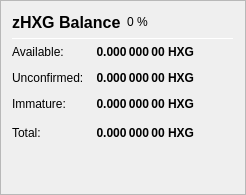
                   <widget class="QFrame" name="frame_ZerocoinBalances">
                    <property name="frameShape">
                     <enum>QFrame::StyledPanel</enum>
                    </property>
                    <property name="frameShadow">
                     <enum>QFrame::Raised</enum>
                    </property>
                    <layout class="QVBoxLayout" name="verticalLayout_7">
                     <item>
                      <layout class="QHBoxLayout" name="horizontalLayout_8" stretch="0,0,0">
                       <item>
                        <widget class="QLabel" name="label_5z_3">
                         <property name="minimumSize">
                          <size>
                           <width>0</width>
                           <height>20</height>
                          </size>
                         </property>
                         <property name="font">
                          <font>
                           <pointsize>12</pointsize>
                           <weight>75</weight>
                           <bold>true</bold>
                          </font>
                         </property>
                         <property name="text">
                          <string>zHXG Balance</string>
                         </property>
                        </widget>
                       </item>
                       <item>
                        <widget class="QLabel" name="labelzHXGPercent">
                         <property name="text">
                          <string notr="true">0 %</string>
                         </property>
                        </widget>
                       </item>
                       <item>
                        <spacer name="horizontalSpacer_11">
                         <property name="orientation">
                          <enum>Qt::Horizontal</enum>
                         </property>
                         <property name="sizeHint" stdset="0">
                          <size>
                           <width>40</width>
                           <height>20</height>
                          </size>
                         </property>
                        </spacer>
                       </item>
                      </layout>
                     </item>
                     <item>
                      <widget class="Line" name="line_ZerocoinBalance">
                       <property name="minimumSize">
                        <size>
                         <width>0</width>
                         <height>1</height>
                        </size>
                       </property>
                       <property name="maximumSize">
                        <size>
                         <width>16777215</width>
                         <height>1</height>
                        </size>
                       </property>
                       <property name="orientation">
                        <enum>Qt::Horizontal</enum>
                       </property>
                      </widget>
                     </item>
                     <item>
                      <layout class="QGridLayout" name="gridLayout_5">
                       <property name="spacing">
                        <number>12</number>
                       </property>
                       <item row="1" column="0">
                        <widget class="QLabel" name="labelzBalanceMatureText">
                         <property name="toolTip">
                          <string>Mature: more than 20 confirmation and more than 1 mint of the same denomination after it was minted.
These zHXG are spendable.</string>
                         </property>
                         <property name="text">
                          <string>Available:</string>
                         </property>
                        </widget>
                       </item>
                       <item row="1" column="1">
                        <widget class="QLabel" name="labelzBalanceMature">
                         <property name="font">
                          <font>
                           <weight>75</weight>
                           <bold>true</bold>
                          </font>
                         </property>
                         <property name="toolTip">
                          <string>Mature: more than 20 confirmation and more than 1 mint of the same denomination after it was minted.
These zHXG are spendable.</string>
                         </property>
                         <property name="text">
                          <string notr="true">0.000 000 00 HXG</string>
                         </property>
                         <property name="alignment">
                          <set>Qt::AlignRight|Qt::AlignTrailing|Qt::AlignVCenter</set>
                         </property>
                        </widget>
                       </item>
                       <item row="2" column="0">
                        <widget class="QLabel" name="labelzBalanceUnconfirmedText">
                         <property name="toolTip">
                          <string>Unconfirmed: less than 20 confirmations
Immature: confirmed, but less than 1 mint of the same denomination after it was minted</string>
                         </property>
                         <property name="text">
                          <string>Unconfirmed:</string>
                         </property>
                        </widget>
                       </item>
                       <item row="2" column="1">
                        <widget class="QLabel" name="labelzBalanceUnconfirmed">
                         <property name="font">
                          <font>
                           <weight>75</weight>
                           <bold>true</bold>
                          </font>
                         </property>
                         <property name="toolTip">
                          <string>Unconfirmed: less than 20 confirmations
Immature: confirmed, but less than 1 mint of the same denomination after it was minted</string>
                         </property>
                         <property name="text">
                          <string notr="true">0.000 000 00 HXG</string>
                         </property>
                         <property name="alignment">
                          <set>Qt::AlignRight|Qt::AlignTrailing|Qt::AlignVCenter</set>
                         </property>
                        </widget>
                       </item>
                       <item row="3" column="0">
                        <widget class="QLabel" name="labelzBalanceImmatureText">
                         <property name="toolTip">
                          <string>Unconfirmed: less than 20 confirmations
Immature: confirmed, but less than 1 mint of the same denomination after it was minted</string>
                         </property>
                         <property name="text">
                          <string>Immature:</string>
                         </property>
                        </widget>
                       </item>
                       <item row="3" column="1">
                        <widget class="QLabel" name="labelzBalanceImmature">
                         <property name="font">
                          <font>
                           <weight>75</weight>
                           <bold>true</bold>
                          </font>
                         </property>
                         <property name="toolTip">
                          <string>Unconfirmed: less than 20 confirmations
Immature: confirmed, but less than 1 mint of the same denomination after it was minted</string>
                         </property>
                         <property name="text">
                          <string notr="true">0.000 000 00 HXG</string>
                         </property>
                         <property name="alignment">
                          <set>Qt::AlignRight|Qt::AlignTrailing|Qt::AlignVCenter</set>
                         </property>
                        </widget>
                       </item>
                       <item row="4" column="0">
                        <widget class="QLabel" name="labelzBalanceText">
                         <property name="toolTip">
                          <string>Your current zHXG balance, unconfirmed and immature zHXG included.</string>
                         </property>
                         <property name="text">
                          <string>Total:</string>
                         </property>
                        </widget>
                       </item>
                       <item row="4" column="1">
                        <widget class="QLabel" name="labelzBalance">
                         <property name="font">
                          <font>
                           <weight>75</weight>
                           <bold>true</bold>
                          </font>
                         </property>
                         <property name="cursor">
                          <cursorShape>IBeamCursor</cursorShape>
                         </property>
                         <property name="toolTip">
                          <string>Your current zHXG balance, unconfirmed and immature zHXG included.</string>
                         </property>
                         <property name="text">
                          <string notr="true">0.000 000 00 HXG</string>
                         </property>
                         <property name="alignment">
                          <set>Qt::AlignRight|Qt::AlignTrailing|Qt::AlignVCenter</set>
                         </property>
                         <property name="textInteractionFlags">
                          <set>Qt::LinksAccessibleByMouse|Qt::TextSelectableByKeyboard|Qt::TextSelectableByMouse</set>
                         </property>
                        </widget>
                       </item>
                       <item row="4" column="2">
                        <spacer name="horizontalSpacer_4">
                         <property name="orientation">
                          <enum>Qt::Horizontal</enum>
                         </property>
                         <property name="sizeHint" stdset="0">
                          <size>
                           <width>40</width>
                           <height>20</height>
                          </size>
                         </property>
                        </spacer>
                       </item>
                      </layout>
                     </item>
                     <item>
                      <spacer name="verticalSpacer_4">
                       <property name="orientation">
                        <enum>Qt::Vertical</enum>
                       </property>
                       <property name="sizeHint" stdset="0">
                        <size>
                         <width>20</width>
                         <height>40</height>
                        </size>
                       </property>
                      </spacer>
                     </item>
                    </layout>
                   </widget>
